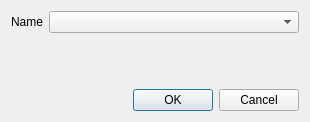
<?xml version="1.0" encoding="UTF-8"?>
<ui version="4.0">
 <class>Dialog</class>
 <widget class="QDialog" name="Dialog">
  <property name="geometry">
   <rect>
    <x>0</x>
    <y>0</y>
    <width>310</width>
    <height>122</height>
   </rect>
  </property>
  <property name="windowTitle">
   <string>Add standard Iauracad PSet</string>
  </property>
  <layout class="QGridLayout" name="gridLayout">
   <item row="3" column="1">
    <widget class="QDialogButtonBox" name="buttonBox">
     <property name="orientation">
      <enum>Qt::Horizontal</enum>
     </property>
     <property name="standardButtons">
      <set>QDialogButtonBox::Cancel|QDialogButtonBox::Ok</set>
     </property>
    </widget>
   </item>
   <item row="2" column="0">
    <spacer name="verticalSpacer">
     <property name="orientation">
      <enum>Qt::Vertical</enum>
     </property>
     <property name="sizeHint" stdset="0">
      <size>
       <width>20</width>
       <height>40</height>
      </size>
     </property>
    </spacer>
   </item>
   <item row="0" column="0">
    <widget class="QLabel" name="label_2">
     <property name="text">
      <string>Name</string>
     </property>
    </widget>
   </item>
   <item row="0" column="1">
    <widget class="QComboBox" name="field_pset">
     <property name="enabled">
      <bool>true</bool>
     </property>
     <property name="editable">
      <bool>false</bool>
     </property>
    </widget>
   </item>
  </layout>
 </widget>
 <resources/>
 <connections>
  <connection>
   <sender>buttonBox</sender>
   <signal>accepted()</signal>
   <receiver>Dialog</receiver>
   <slot>accept()</slot>
   <hints>
    <hint type="sourcelabel">
     <x>248</x>
     <y>254</y>
    </hint>
    <hint type="destinationlabel">
     <x>157</x>
     <y>274</y>
    </hint>
   </hints>
  </connection>
  <connection>
   <sender>buttonBox</sender>
   <signal>rejected()</signal>
   <receiver>Dialog</receiver>
   <slot>reject()</slot>
   <hints>
    <hint type="sourcelabel">
     <x>316</x>
     <y>260</y>
    </hint>
    <hint type="destinationlabel">
     <x>286</x>
     <y>274</y>
    </hint>
   </hints>
  </connection>
 </connections>
</ui>
